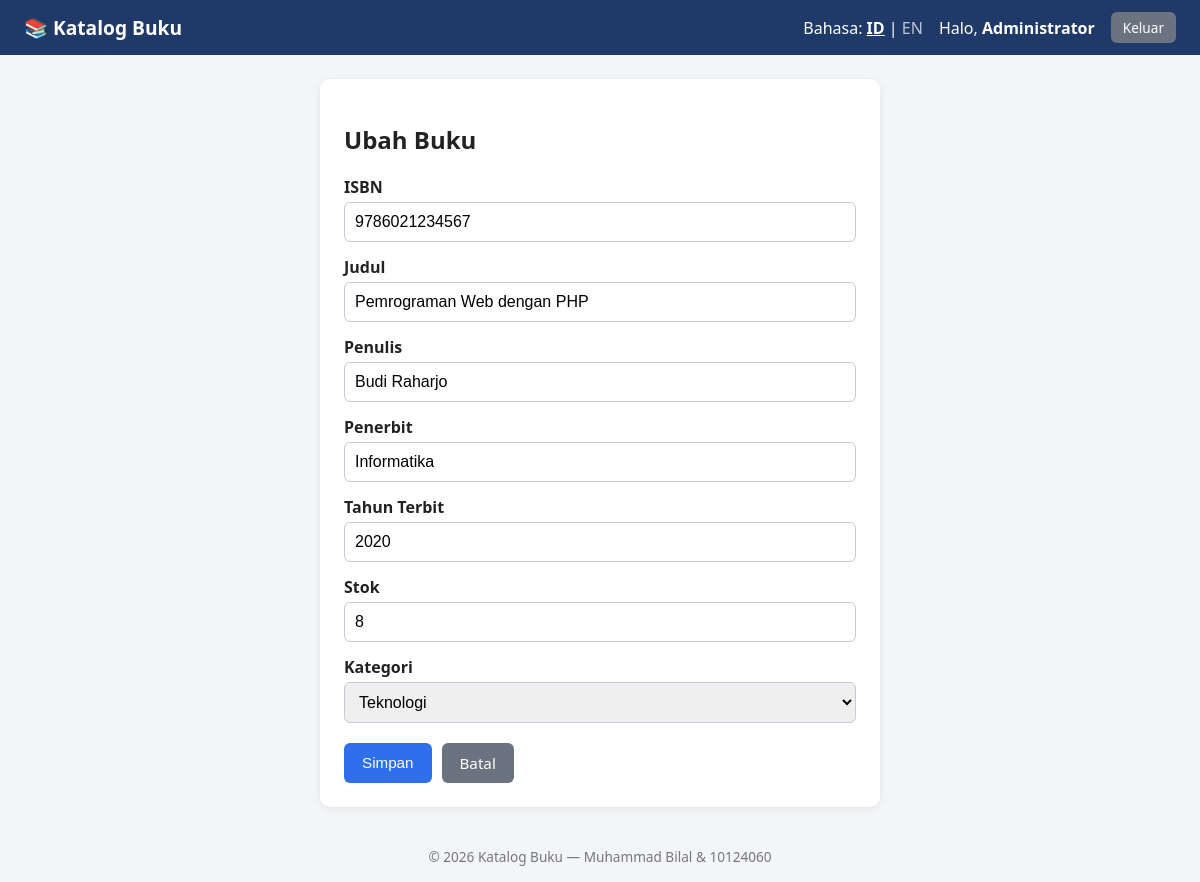
/edit.php?id=2 (signed in), run on the app's committed database.
### tables this page shows
CREATE TABLE buku (
    id INT AUTO_INCREMENT PRIMARY KEY,
    isbn VARCHAR(13) NOT NULL UNIQUE,
    judul VARCHAR(200) NOT NULL,
    penulis VARCHAR(100) NOT NULL,
    penerbit VARCHAR(100) NOT NULL,
    tahun SMALLINT NOT NULL,
    kategori VARCHAR(20) NOT NULL,
    stok INT NOT NULL DEFAULT 0,
    created_at TIMESTAMP DEFAULT CURRENT_TIMESTAMP
);

### edit.php (called while the page is built, shortened)
<?php
require_once 'koneksi.php';
require_once 'fungsi.php';
$id = filter_var($_GET['id'] ?? null, FILTER_VALIDATE_INT);
$q = $pdo->prepare('SELECT * FROM buku WHERE id = ?');
$q->execute([$id]);
$buku = $q->fetch();
$data  = $buku;
$judul_form = t('edit');
require 'header.php';
require 'form_buku.php';
require 'footer.php';

### bahasa.php (called while the page is built, shortened)
<?php
function t($kunci) {
    global $kamus;
    $b = $_SESSION['bahasa'];
    return $kamus[$b][$kunci] ?? $kunci;
}

### fungsi.php (called while the page is built, shortened)
<?php
require_once 'bahasa.php';
function e($teks) {
    return htmlspecialchars((string)$teks, ENT_QUOTES, 'UTF-8');
}
function daftar_kategori() {
    return ['Fiksi', 'Non-Fiksi', 'Sains', 'Teknologi', 'Sejarah', 'Lainnya'];
}

### form_buku.php (the view, shortened to what this page needs)
<div class="card">
    <h2><?= e($judul_form) ?></h2>
    <form method="POST" novalidate>
        <?php
        $kolom = ['isbn' => 'text', 'judul' => 'text', 'penulis' => 'text', 'penerbit' => 'text', 'tahun' => 'number', 'stok' => 'number'];
        foreach ($kolom as $nama => $tipe): ?>
            <label><?= e(t($nama)) ?></label>
            <input type="<?= $tipe ?>" name="<?= $nama ?>" value="<?= e($data[$nama] ?? '') ?>" class="<?= isset($error[$nama]) ? 'invalid' : '' ?>">
        <?php endforeach; ?>
        <label><?= e(t('kategori')) ?></label>
        <select name="kategori" class="<?= isset($error['kategori']) ? 'invalid' : '' ?>">
            <?php foreach (daftar_kategori() as $k): ?>
                <option value="<?= e($k) ?>" <?= (($data['kategori'] ?? '') === $k) ? 'selected' : '' ?>><?= e(t($k)) ?></option>
            <?php endforeach; ?>
        </select>
        <div class="form-aksi">
            <button type="submit" class="btn"><?= e(t('simpan')) ?></button>
            <a href="index.php" class="btn btn-abu"><?= e(t('batal')) ?></a>
        </div>
    </form>
</div>

### style.css (style rules this page uses)
* { box-sizing:border-box }
body { margin:0;font-family:Segoe UI,Arial,sans-serif;background:#f3f5f9;color:#222 }
.card { background:#fff;padding:24px;border-radius:10px;box-shadow:0 2px 8px rgba(0,0,0,.08);max-width:560px;margin:0 auto }
label { display:block;margin:14px 0 4px;font-weight:600 }
input,select { width:100%;padding:10px;border:1px solid #c5cbd6;border-radius:6px;font-size:1rem }
.btn { display:inline-block;background:#2f6fed;color:#fff;border:0;padding:10px 18px;border-radius:6px;cursor:pointer;text-decoration:none;font-size:.95rem }
.btn-abu { background:#6b7280 }
.form-aksi { margin-top:20px;display:flex;gap:10px }

### data on the page
buku: isbn "9786021234567", judul "Pemrograman Web dengan PHP", penulis "Budi Raharjo", penerbit "Informatika", tahun "2020", stok "8"

### other printed values
t('judul_app') "Katalog Buku"
t('bahasa') "Bahasa"
t('halo') "Halo"
$_SESSION['nama'] "Administrator"
t('logout') "Keluar"
$judul_form "Ubah Buku"
t($nama) "ISBN"
t($nama) "Judul"
t($nama) "Penulis"
t($nama) "Penerbit"
t($nama) "Tahun Terbit"
t($nama) "Stok"
t('kategori') "Kategori"
t('simpan') "Simpan"
t('batal') "Batal"
